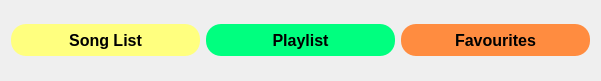
   <widget class="QFrame" name="frame_4">
    <property name="geometry">
     <rect>
      <x>260</x>
      <y>420</y>
      <width>601</width>
      <height>81</height>
     </rect>
    </property>
    <property name="frameShape">
     <enum>QFrame::NoFrame</enum>
    </property>
    <property name="frameShadow">
     <enum>QFrame::Raised</enum>
    </property>
    <layout class="QHBoxLayout" name="horizontalLayout_3">
     <item>
      <widget class="QPushButton" name="song_list_btn">
       <property name="minimumSize">
        <size>
         <width>0</width>
         <height>32</height>
        </size>
       </property>
       <property name="font">
        <font>
         <pointsize>12</pointsize>
         <weight>75</weight>
         <bold>true</bold>
        </font>
       </property>
       <property name="cursor">
        <cursorShape>PointingHandCursor</cursorShape>
       </property>
       <property name="styleSheet">
        <string notr="true">background-color: rgb(255, 255, 127);
border-radius:15px;</string>
       </property>
       <property name="text">
        <string>Song List</string>
       </property>
      </widget>
     </item>
     <item>
      <widget class="QPushButton" name="playlist_btn">
       <property name="minimumSize">
        <size>
         <width>0</width>
         <height>32</height>
        </size>
       </property>
       <property name="font">
        <font>
         <pointsize>12</pointsize>
         <weight>75</weight>
         <bold>true</bold>
        </font>
       </property>
       <property name="cursor">
        <cursorShape>PointingHandCursor</cursorShape>
       </property>
       <property name="styleSheet">
        <string notr="true">background-color: rgb(0, 255, 127);
border-radius:15px;</string>
       </property>
       <property name="text">
        <string>Playlist</string>
       </property>
      </widget>
     </item>
     <item>
      <widget class="QPushButton" name="favourites_btn">
       <property name="minimumSize">
        <size>
         <width>0</width>
         <height>32</height>
        </size>
       </property>
       <property name="font">
        <font>
         <pointsize>12</pointsize>
         <weight>75</weight>
         <bold>true</bold>
        </font>
       </property>
       <property name="cursor">
        <cursorShape>PointingHandCursor</cursorShape>
       </property>
       <property name="styleSheet">
        <string notr="true">background-color: rgb(255, 140, 64);
border-radius:15px;</string>
       </property>
       <property name="text">
        <string>Favourites</string>
       </property>
      </widget>
     </item>
    </layout>
   </widget>
